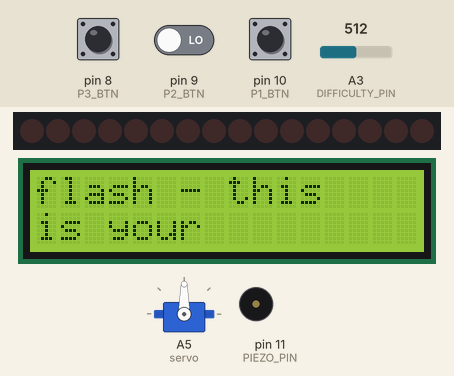
Simulated run of this program. Board: Arduino Uno, built with avr-gcc and run on an emulated ATmega328P. On the bench: 16 shift-register outputs drawn as a row of LEDs (first output left, lit = HIGH), servo, 16×2 character LCD, buzzer (waves = sounding). Wiring (inferred from the names in the program): 2 × shift register (74HC595): data pin 13; shift clock A4; latch pin 12. Wiring (inferred from the signals the program sends): row of LEDs: on Q0, Q1, Q2, Q3, Q4, Q5, Q6, Q7, Q8, Q9, Q10, Q11, Q12, Q13, Q14, Q15. The test bench sets the inputs (shaded band); at power-on: pin 8 (P3_BTN) LOW, A3 (DIFFICULTY_PIN) = 512, pin 9 (P2_BTN) LOW, pin 10 (P1_BTN) LOW. Random numbers use the default seed unless the program sets one; what the program prints to the serial monitor is not drawn.

Above: at 14.1 s.
14.2 s: pin 8 (P3_BTN) pulled HIGH for 3 s
At 16.3 s:
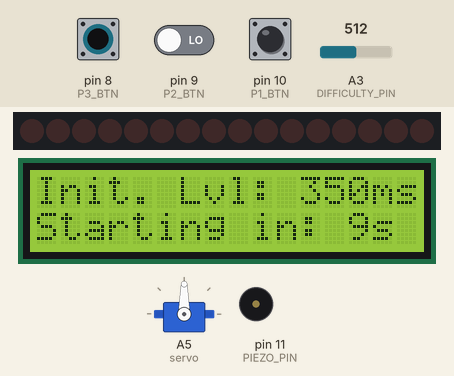
19.1 s: A3 (DIFFICULTY_PIN) set to 610
At 20.0 s:
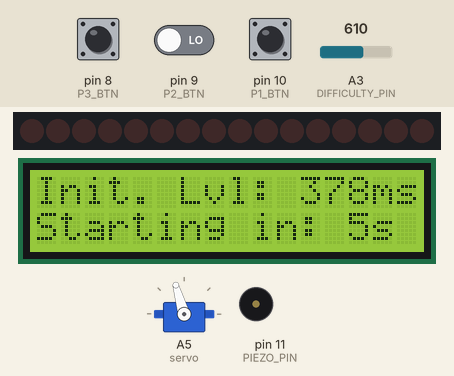
23.6 s: A3 (DIFFICULTY_PIN) set to 122
At 27.88 s:
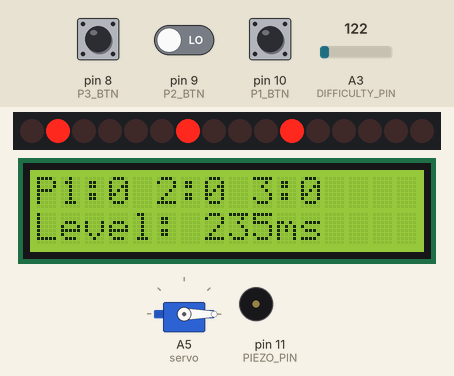
28.1 s: pin 8 (P3_BTN) driven HIGH and pin 9 (P2_BTN) driven HIGH
At 31.89 s:
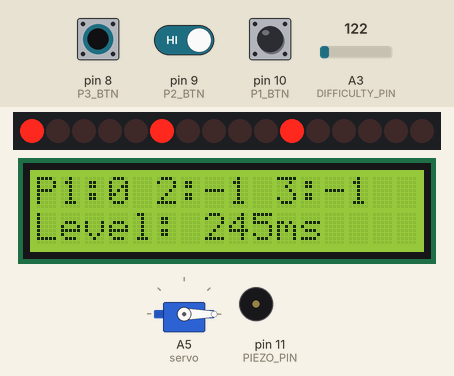
33.2 s: pin 8 (P3_BTN) driven LOW
At 36.14 s:
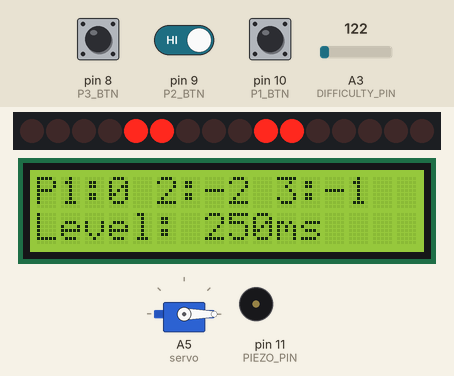
37.7 s: pin 10 (P1_BTN) pulled HIGH for 3 s
At 41.23 s:
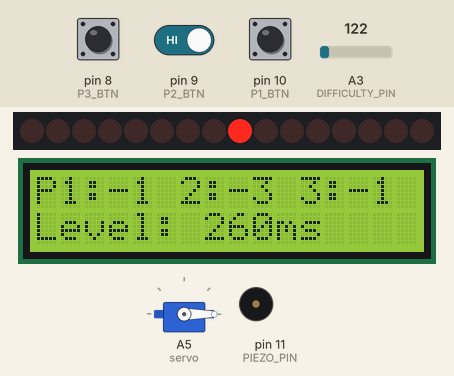
Timing chart, 0 to 45.0 s (numbered marks = the images above; inputs shaded):
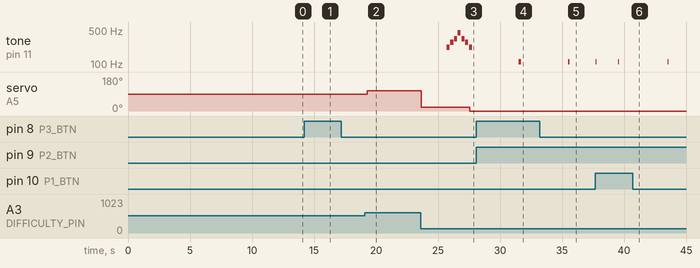

Measured:
- after the input at 19.1 s, servo on A5 (servo): 90° → 106° after 0.19 s
- after the input at 28.1 s, tone on pin 11 (PIEZO_PIN): silent → 110 Hz after 3.4 s, → silent 0.18 s later
- by itself, tone on pin 11 (PIEZO_PIN): plays 220 Hz for 0.25 s, 277 Hz for 0.25 s, 330 Hz for 0.25 s, 440 Hz for 0.25 s, 330 Hz for 0.25 s, 277 Hz for 0.25 s … (7 notes in this stretch)
- what the display in image 2 shows lasts 1.0 s, from 19.7 s to 20.7 s
- what the display in image 3 shows lasts 0.4 s, from 27.6 s to 28.0 s
- what the display in image 6 shows lasts 0.5 s, from 41.0 s to 41.5 s

The program:

main.cpp
```cpp
#include <Arduino.h>
#include <LiquidCrystal.h>
#include <Servo.h>
#include "Player.h"
#include "constants.h"
#include "led_utils.h"
#include "piezo.h"
#include "difficulty.h"
#include "instructions.h"

unsigned long led_interval = 300;

// Initialise LCD
LiquidCrystal lcd(7, 6, 5, 4, 3, 2);

// Shift register indexes for player 1 leds
unsigned int p1Leds[3] = {4, 5, 6};
Player p1(1, p1Leds, 7, P1_BTN, &led_interval);

// sim.
unsigned int p2Leds[3] = {0, 1, 2};
Player p2(2, p2Leds, 3, P2_BTN, &led_interval);

unsigned int p3Leds[3] = {0, 1, 2};
Player p3(3, p3Leds, 3, P3_BTN, &led_interval);

Servo servo;

unsigned long tick_offset = 0;

void setup() {
    pinMode(RANDOM_SEED_PIN, INPUT);
    pinMode(SR_CLOCK_PIN, OUTPUT);
    pinMode(SR_DATA_PIN, OUTPUT);
    pinMode(SR_LATCH_PIN, OUTPUT);

    // Set analogue noise as our random seed to ensure unique games
    randomSeed(analogRead(RANDOM_SEED_PIN));

    Serial.begin(9600);
    Serial.println("[RESTART]");
    print_config();

    servo.attach(A5);

    lcd.begin(16, 2);
    lcd.print("Starting game...");

    // Pre-game delay + shift register clear
    flash_leds();

    show_instructions(&lcd);

    led_interval = pick_game_difficulty(&lcd, &servo); // Allow the user to set the difficulty

    play_game_start_sound();

    // Target must be randomised AFTER random seed is set
    p1.randomiseTarget();
    p2.randomiseTarget();
    p3.randomiseTarget();

    // Offset the builtin millis() function to be at 0 when gameplay starts
    tick_offset = millis();
    Serial.print("Tick offset: "); Serial.println(tick_offset);

    Serial.println("Game start");
}

/// Do nothing forever
[[noreturn]] void waitForever() {
    Serial.println("Waiting forever");
    while (true) { delay(1000); }
}

/// Checks for a winning player
void check_win() {
    int winner = -1;
    if (p1.getScore() >= WIN_THRESHOLD) {
        winner = 1;
    }
    else if (p2.getScore() >= WIN_THRESHOLD) {
        winner = 2;
    }
    else if (p3.getScore() >= WIN_THRESHOLD) {
        winner = 3;
    }

    if (winner != -1) {
        Serial.println("Game ended");
        Serial.print("Player "); Serial.print(winner); Serial.println(" won");
        Serial.println("Showing win text");
        lcd.clear();
        lcd.setCursor(0, 0);
        lcd.print("Game Over!");
        lcd.setCursor(0, 1);
        lcd.print("Player ");
        lcd.print(winner);
        lcd.print(" wins!");
        flash_leds();
        play_game_end_sound();
        delay(3000);

        Serial.println("Showing restart text");
        lcd.setCursor(0, 0);
        lcd.print("Press reset");
        lcd.setCursor(0, 1);
        lcd.print("to play again");

        waitForever();
    }
}

/// Updates leds
void show_leds() {
    // Get register output state as bit flags
    uint8_t registerStateOne = 0b00000000;
    uint8_t registerStateTwo = 0b00000000;
    registerStateOne |= p1.getLedBitFlags();
    registerStateOne |= p2.getLedBitFlags();
    registerStateTwo |= p3.getLedBitFlags();

    register_output(registerStateOne, registerStateTwo);
}

/// Updates the game state
void update(unsigned long tick) {
    // Update the players
    p1.update(tick);
    p2.update(tick);
    p3.update(tick);

    int highest_score = 0;
    highest_score = max(highest_score, p1.getScore());
    highest_score = max(highest_score, p2.getScore());
    highest_score = max(highest_score, p3.getScore());

    // Make sure that the difficulty isn't out of bounds
    led_interval = constrain(led_interval, MINIMUM_GAMEPLAY_DIFFICULTY, MAXIMUM_GAMEPLAY_DIFFICULTY);
    // Show highest score on servo
    servo.write((int) map(constrain(highest_score, 0, WIN_THRESHOLD), 0, WIN_THRESHOLD, 0, 180));

    if (highest_score >= WIN_THRESHOLD) check_win();
}

/// Updates the LCD display
void update_lcd() {
    lcd.clear();
    lcd.setCursor(0, 0);
    lcd.print("P1:");
    lcd.print(p1.getScore());
    lcd.print(" 2:");
    lcd.print(p2.getScore());
    lcd.print(" 3:");
    lcd.print(p3.getScore());

    lcd.setCursor(0, 1);
    lcd.print("Level: ");
    lcd.print(led_interval);
    lcd.print("ms");
}

unsigned long tick_interval = 5;
unsigned int lcd_update_interval = 150;

void loop() {
    update_lcd(); // Run LCD update less frequently as it takes longer to refresh

    for (unsigned int _ = 0; _ < lcd_update_interval; _++) {
        update(millis() - tick_offset);
        show_leds();
        delay(tick_interval);
    }
}
```

Player.cpp
```cpp
#include "Player.h"
#include <Arduino.h>
#include "definitions.h"
#include "constants.h"
#include "piezo.h"


Player::Player(unsigned int id,
               unsigned int ledIndexes[3], unsigned int successLedIndex,
               pin inputPin,
               unsigned long* interval):
    id(id),
    ledIndexes{ledIndexes[0], ledIndexes[1], ledIndexes[2]}, successLedIndex(successLedIndex),
    inputPin(inputPin),
    interval(interval) {
    pinMode(inputPin, INPUT);
}

/// Sets the LED bitflag at the given position to on
void Player::setLedOn(unsigned int shiftRegisterIndex) {
    ledStates |= 1 << shiftRegisterIndex;
}

/// PLayer update loop
void Player::update(unsigned long tick) {
    ledStates = 0;
    unsigned long time_without_target = tick - showingTargetStart;

    // Showing next target
    if (time_without_target < SHOW_TARGET_TIME) {
        // Blink new target every 500ms
        if ((time_without_target / TARGET_BLINK_INTERVAL) % 2 == 0) {
            setLedOn(ledIndexes[target]);
        }

        // Show whether the last button press was successful
        if (lastPointScored) {
            setLedOn(successLedIndex);
        }
    }
    // Show nothing for a short period
    else if (time_without_target < SHOW_TARGET_TIME + ALL_LEDS_OFF_PERIOD) {}
    // Normal play
    else {
        // On button press
        if (digitalRead(inputPin) == HIGH) {
            // Point is scored (target LED is on)
            if (randomLedStates[target]) {
                lastPointScored = true;
                score += 1;
                *interval -= INTERVAL_DECREMENT_ON_POINT; // Adjust difficulty
                printPlayerName();
                Serial.print(" scored. New score: ");
                Serial.println(score);
                play_point_scored_sound();
            }
            // No point scored
            else {
                lastPointScored = false;
                score -= 1;
                if (score < -9) score = -9;
                *interval += INTERVAL_DECREMENT_ON_POINT; // Adjust difficulty
                Serial.print(" lost a point. New score: ");
                Serial.println(score);
                play_point_lost_sound();
            }

            randomiseTarget();
            showingTargetStart = tick;
        }
        // On no button press
        else  {
            if (tick - randomShowStart > *interval) {
                randomShowStart = tick;

                for (int i = 0; i < 3; i++) {
                    if (i == target) {
                        randomLedStates[i] = random(5) == 0;
                    }
                    else {
                        randomLedStates[i] = random(2) == 0;
                    }
                }
            }

            for (int i = 0; i < 3; i++) {
                if (randomLedStates[i]) {
                    setLedOn(ledIndexes[i]);
                }
            }
        }
    }
}

uint8_t Player::getLedBitFlags() const {
    return ledStates;
}

void Player::randomiseTarget() {
    target = (int) random(3);
    printPlayerName();
    Serial.print(" new target: ");
    Serial.println(target);
}

int Player::getScore() const {
    return score;
}

void Player::printPlayerName() {
    Serial.print("Player [");
    Serial.print(id);
    Serial.print("]");
}
```

Player.h
```cpp
#ifndef WHACKAMOLE_PLAYER_H
#define WHACKAMOLE_PLAYER_H

#include <Arduino.h>
#include "definitions.h"

/// Class handling all player-specific behaviours
class Player {
    /// Internal player ID used for debugging
    unsigned int id;

    /// Stores the shift register output indexes for each LED
    unsigned int ledIndexes[3];
    /// Stores the shift register output indexes for the point gained LED
    unsigned int successLedIndex;

    /// State of LEDs while they are randomly blinking
    bool randomLedStates[3] = {false, false, false};
    /// When the LEDs were last randomised
    unsigned long randomShowStart = 0;

    /// LED states as bitflags ready for the shift register
    uint8_t ledStates = 0;

    /// When the target started to be shown
    unsigned long showingTargetStart = 0;
    int target = 0;

    /// Whether the last button press resulted in a point scored
    bool lastPointScored = false;

    pin inputPin;

    int score = 0;

    /// Pointer to the LED blink interval
    unsigned long* interval;

private:
    /// Sets the corresponding ledStates bitflag to true
    void setLedOn(unsigned int shiftRegisterIndex);

    /// Serial prints 'Player [id]
    void printPlayerName();

public:
    Player(unsigned int id,
           unsigned int ledIndexes[3], unsigned int successLedIndex,
           pin inputPin,
           unsigned long* interval);

    void randomiseTarget();

    void update(unsigned long tick);

    /// Returns the current LED states as bitflags
    uint8_t getLedBitFlags() const;

    int getScore() const;
};


#endif //WHACKAMOLE_PLAYER_H
```

constants.cpp
```cpp
#include "constants.h"
#include <Arduino.h>

void print_config() {
    Serial.println("Config:");
    Serial.print("\tPoints to win: "); Serial.println(WIN_THRESHOLD);
    Serial.print("\tDifficulty increment on point scored: "); Serial.println(INTERVAL_DECREMENT_ON_POINT);
    Serial.print("\tMin start difficulty: "); Serial.println(MINIMUM_DIFFICULTY);
    Serial.print("\tMax start difficulty: "); Serial.println(MAXIMUM_DIFFICULTY);
    Serial.print("\tMin game difficulty: "); Serial.println(MINIMUM_GAMEPLAY_DIFFICULTY);
    Serial.print("\tMin game difficulty: "); Serial.println(MINIMUM_GAMEPLAY_DIFFICULTY);
    Serial.print("\tTime to pick difficulty: "); Serial.println(DIFFICULTY_PICK_TIME_MS);
    Serial.print("\tTarget show time: "); Serial.println(SHOW_TARGET_TIME);
    Serial.print("\tTarget blink interval: "); Serial.println(TARGET_BLINK_INTERVAL);
    Serial.print("\tLEDs off time: "); Serial.println(ALL_LEDS_OFF_PERIOD);
}
```

constants.h
```cpp
//
// Created by rober on 31/10/2023.
//

#ifndef WHACKAMOLE_CONSTANTS_H
#define WHACKAMOLE_CONSTANTS_H

#include <Arduino.h>
#include "definitions.h"

/// Score needed to win
const int WIN_THRESHOLD = 10;

// Shift register pins
const pin SR_DATA_PIN = 13;
const pin SR_CLOCK_PIN = A4;
const pin SR_LATCH_PIN = 12;

const pin PIEZO_PIN = 11;

const pin DIFFICULTY_PIN = A3;

const unsigned long MINIMUM_DIFFICULTY = 200;
const unsigned long MAXIMUM_DIFFICULTY = 500;
const unsigned long MINIMUM_GAMEPLAY_DIFFICULTY = 180;
const unsigned long MAXIMUM_GAMEPLAY_DIFFICULTY = 600;
const unsigned long DIFFICULTY_PICK_TIME_MS = 10000;
/// Interval adjustment after a point is won/lost
const unsigned long INTERVAL_DECREMENT_ON_POINT = 5;

const pin P1_BTN = 10;
const pin P2_BTN = 9;
const pin P3_BTN = 8;

// Source of random seed pin (must be analogue)
const pin RANDOM_SEED_PIN = A0;

/// Time spent showing next target
const unsigned long SHOW_TARGET_TIME = 3000;
/// Blink interval for new target
const unsigned long TARGET_BLINK_INTERVAL = 500;
/// Time spent with all LED off after showing a target
const unsigned long ALL_LEDS_OFF_PERIOD = 1000;


void print_config();

#endif //WHACKAMOLE_CONSTANTS_H
```

definitions.h
```cpp
//
// Created by rober on 28/10/2023.
//

#ifndef WHACKAMOLE_DEFINITIONS_H
#define WHACKAMOLE_DEFINITIONS_H

#define pin uint8_t

#endif //WHACKAMOLE_DEFINITIONS_H
```

difficulty.cpp
```cpp
#include "difficulty.h"
#include <Arduino.h>
#include <Servo.h>
#include <LiquidCrystal.h>
#include "constants.h"

/// Helper function for pick_game_difficulty to display to the lcd
void display(LiquidCrystal *lcd, unsigned long interval, int seconds_remaining) {
    lcd->clear();
    lcd->setCursor(0, 0);
    lcd->print("Init. Lvl: ");
    lcd->print(interval);
    lcd->print("ms");

    lcd->setCursor(0, 1);
    lcd->print("Starting in: ");
    lcd->print(seconds_remaining);
    lcd->print("s");
}

unsigned long pick_game_difficulty(LiquidCrystal *lcd, Servo *servo) {
    Serial.println("Picking game difficulty");
    int millis_remaining = DIFFICULTY_PICK_TIME_MS;
    unsigned long interval = 300;
    unsigned long prev_interval = interval;

    while (millis_remaining > 0) {
        // Convert analogue reading 0 - 1023 to difficulty MIN - MAX
        interval = map(analogRead(DIFFICULTY_PIN), 0, 1023, MINIMUM_DIFFICULTY, MAXIMUM_DIFFICULTY);

        if (interval != prev_interval) {
            display(lcd, interval, millis_remaining / 1000);
        }

        servo->write(constrain(map(interval, MINIMUM_DIFFICULTY, MAXIMUM_DIFFICULTY, 0, 180), 0, 180));

        delay(200);
        millis_remaining -= 200;
    }

    Serial.print("Difficulty "); Serial.print(interval); Serial.println(" selected");
    return interval;
}
```

difficulty.h
```cpp
#ifndef WHACKAMOLE_DIFFICULTY_H
#define WHACKAMOLE_DIFFICULTY_H

#include <LiquidCrystal.h>
#include <Servo.h>

/// Allow the user to pick the difficulty
unsigned long pick_game_difficulty(LiquidCrystal* lcd, Servo *servo);


#endif //WHACKAMOLE_DIFFICULTY_H
```

instructions.cpp
```cpp
#include "instructions.h"
#include <Arduino.h>
#include "constants.h"

void show_instructions(LiquidCrystal *lcd) {
    Serial.println("Showing instructions");

    const char* text = "*Skip: hold btn*"
                       "Instructions:   "
                       "An LED will     "
                       "flash - this    "
                       "is your         "
                       "target. When the"
                       "flashing stops, "
                       "press your      "
                       "button when the "
                       "target lights up"
                       ". The next      "
                       "target will then"
                       "appear         ";

    lcd->clear();

    int index = 0;
    bool exit_next = false;
    while (true) {
        lcd->clear();
        lcd->setCursor(0, 0);

        // Print scrolling text
        for (int i = 0; i < 32; i++) {
            // Check for end of string
            if (text[index + i] == '\0') {
                exit_next = true;
                break;
            }

            if (i == 16) lcd->setCursor(0, 1);

            lcd->print(text[index + i]);
        }

        // Longer delay before the text starts moving
        if (index == 0) { delay(3000); }

        if (exit_next) { break; }

        index += 16;

        delay(2000);

        // Check for instruction skip
        if (digitalRead(P1_BTN) == HIGH ||
                digitalRead(P2_BTN) == HIGH ||
                digitalRead(P3_BTN) == HIGH) {
            Serial.println("Skipping instructions");
            return;
        }
    }

    delay(2000);
}
```

instructions.h
```cpp
#ifndef WHACKAMOLE_INSTRUCTIONS_H
#define WHACKAMOLE_INSTRUCTIONS_H

#include <LiquidCrystal.h>

/// Shows game instructions to the users
void show_instructions(LiquidCrystal* lcd);

#endif //WHACKAMOLE_INSTRUCTIONS_H
```

led_utils.cpp
```cpp
#include <Arduino.h>
#include "constants.h"
#include "led_utils.h"

void flash_leds() {
    Serial.println("Flashing LEDs");
    for (int i = 0; i < 20; i ++) {

        if (i % 2 == 0) {
            // All LEDs on
            register_output(255, 255);
        }
        else {
            // All LEDs off
            register_output(0, 0);
        }
        delay(200);
    }
    register_output(0, 0);
}

void register_output(uint8_t stateOne, uint8_t stateTwo) {
    // Shift data out to register - must be done is reverse (SR2 then SR1 as the first 8 bits are pushed out of SR1 into SR2 by the second byte)
    // MSBFIRST (Most Significant Bit FIRST indicates whether the data should be pushed Left to Right or Right to Left
    shiftOut(SR_DATA_PIN, SR_CLOCK_PIN, MSBFIRST, stateTwo);
    shiftOut(SR_DATA_PIN, SR_CLOCK_PIN, MSBFIRST, stateOne);

    // Push shift register to actual output by toggling the latch pin
    digitalWrite(SR_LATCH_PIN, HIGH);
    digitalWrite(SR_LATCH_PIN, LOW);
}
```

led_utils.h
```cpp
#ifndef WHACKAMOLE_LED_UTILS_H
#define WHACKAMOLE_LED_UTILS_H

/// Flash all LEDS on and off repeatedly. Clear shift registers after
void flash_leds();

/// Output data to the two shift register as two 8-bit bitflags
void register_output(unsigned char stateOne, unsigned char stateTwo);

#endif //WHACKAMOLE_LED_UTILS_H
```

piezo.cpp
```cpp
#include <Arduino.h>
#include "constants.h"
#include "tones.h"

void play_game_start_sound() {
    Serial.println("Playing game start sound");
    tone(PIEZO_PIN, NOTE_A3, 250);
    delay(300);
    tone(PIEZO_PIN, NOTE_CS4, 250);
    delay(300);
    tone(PIEZO_PIN, NOTE_E4, 250);
    delay(300);
    tone(PIEZO_PIN, NOTE_A4, 250);
    delay(300);
    tone(PIEZO_PIN, NOTE_E4, 250);
    delay(300);
    tone(PIEZO_PIN, NOTE_CS4, 250);
    delay(300);
    tone(PIEZO_PIN, NOTE_A3, 250);
}

void play_game_end_sound() {
    Serial.println("Playing game end sound");
    tone(PIEZO_PIN, NOTE_A4, 250);
    delay(300);
    tone(PIEZO_PIN, NOTE_E4, 250);
    delay(300);
    tone(PIEZO_PIN, NOTE_CS4, 250);
    delay(300);
    tone(PIEZO_PIN, NOTE_A3, 250);
    delay(300);
    tone(PIEZO_PIN, NOTE_CS4, 250);
    delay(300);
    tone(PIEZO_PIN, NOTE_E4, 250);
    delay(300);
    tone(PIEZO_PIN, NOTE_A4, 250);
}

void play_point_scored_sound() {
    Serial.println("Playing point scored sound");
    tone(PIEZO_PIN, NOTE_A5, 100);
}

void play_point_lost_sound() {
    Serial.println("Playing point lost sound");
    tone(PIEZO_PIN, NOTE_A2, 100);
}
```

piezo.h
```cpp
#ifndef WHACKAMOLE_PIEZO_H
#define WHACKAMOLE_PIEZO_H


void play_game_start_sound();

void play_game_end_sound();

void play_point_scored_sound();

void play_point_lost_sound();


#endif //WHACKAMOLE_PIEZO_H
```

servo_util.cpp
```cpp
#include "servo_util.h"
```

servo_util.h
```cpp
#ifndef WHACKAMOLE_SERVO_UTIL_H
#define WHACKAMOLE_SERVO_UTIL_H

#endif //WHACKAMOLE_SERVO_UTIL_H
```

Source omitted: tones.h (2207 bytes)
